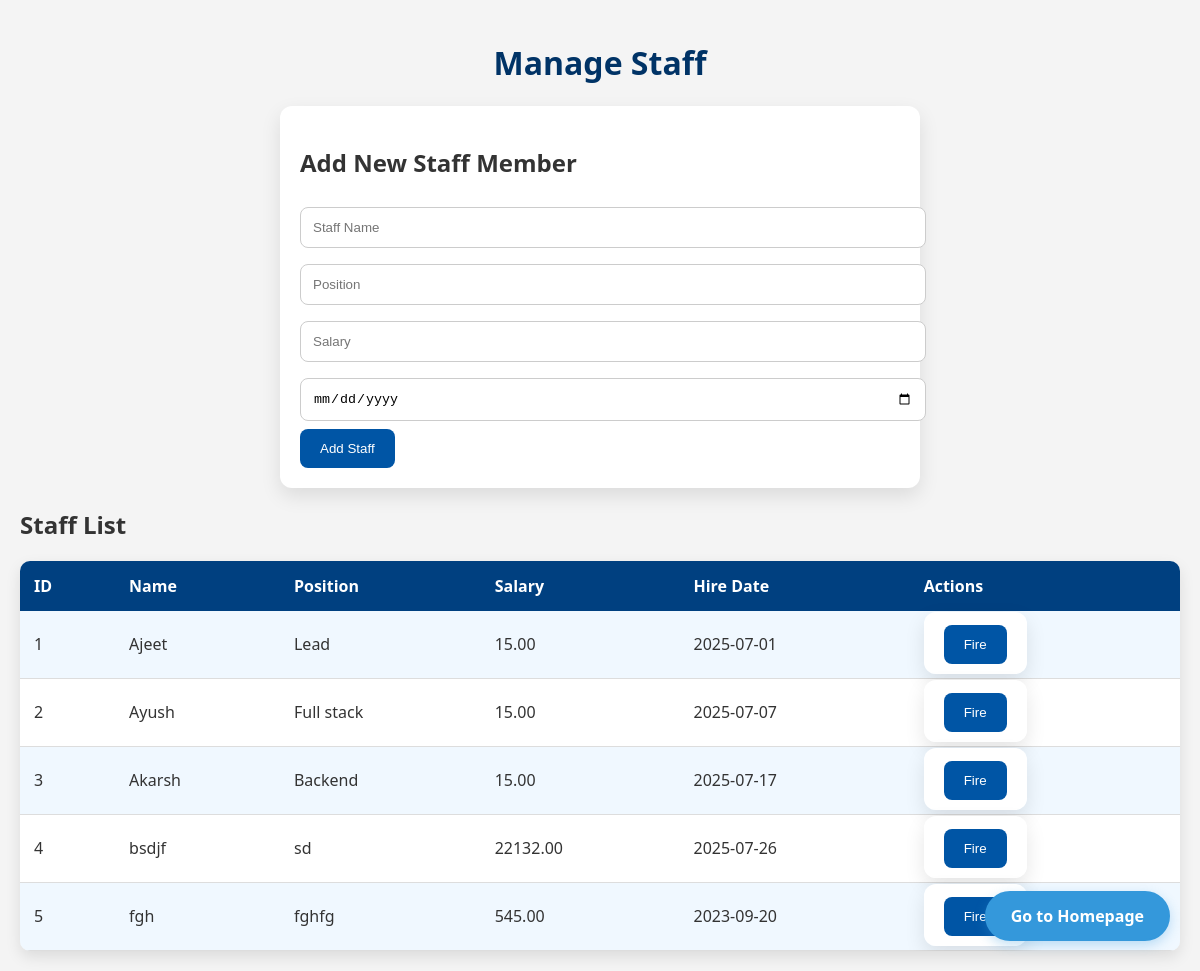
The page /Staff/staff.php on the database its author committed.
### tables this page shows
CREATE TABLE `staff` (
  `id` int(11) NOT NULL,
  `name` varchar(255) NOT NULL,
  `position` varchar(100) NOT NULL,
  `salary` decimal(10,2) NOT NULL,
  `hire_date` date NOT NULL
);

### Staff/staff.php (the view, shortened to what this page needs)
<?php
$host = 'localhost';
$user = 'root';
$password = '';
$database = 'inventory_db';
$conn = new mysqli($host, $user, $password, $database);
$sql = "SELECT * FROM staff";
$result = $conn->query($sql);
?>
<!DOCTYPE html>
<html lang="en">
<head>
    <link rel="stylesheet" href="staff.css">
</head>
<body>
    <h1>Manage Staff</h1>
<div class="homepage-btn">
        <a href="../index.html" class="home-page-button">Go to Homepage</a>
    </div>
    <form method="post">
        <h2>Add New Staff Member</h2>
        <input type="text" name="name" placeholder="Staff Name" required>
        <input type="text" name="position" placeholder="Position" required>
        <input type="number" name="salary" placeholder="Salary" required>
        <input type="date" name="hire_date" required>
        <input type="submit" name="add_staff" value="Add Staff">
    </form>
    <h2>Staff List</h2>
    <table>
        <tr>
            <th>ID</th>
            <th>Name</th>
            <th>Position</th>
            <th>Salary</th>
            <th>Hire Date</th>
            <th>Actions</th>
        </tr>
        <?php if ($result->num_rows > 0): ?>
            <?php while ($row = $result->fetch_assoc()): ?>
                <tr>
                    <td><?php echo $row['id']; ?></td>
                    <td><?php echo $row['name']; ?></td>
                    <td><?php echo $row['position']; ?></td>
                    <td><?php echo $row['salary']; ?></td>
                    <td><?php echo $row['hire_date']; ?></td>
                    <td>
                        <form method="post" style="display:inline;">
                            <input type="submit" name="fire_staff" value="Fire" class="fire-button" onclick="return confirm('Are you sure you want to fire this staff member?');">
                        </form>
                    </td>
                </tr>
            <?php endwhile; ?>
        <?php else: ?>
            <tr>
                <td colspan="6">No staff members found.</td>
            </tr>
        <?php endif; ?>
    </table>
</body>
</html>

### Staff/staff.css (style rules this page uses)
body { font-family: "Segoe UI", Arial, sans-serif; background-color: #f4f4f4; margin: 0; padding: 20px; color: #333; }
h1 { color: #003366; text-align: center; }
table { width: 100%; border-collapse: separate; border-spacing: 0; margin-top: 20px; border-radius: 10px; overflow: hidden; box-shadow: 0 6px 15px rgba(0, 0, 0, 0.1); }
th { background-color: #004080; color: white; padding: 14px; text-align: left; font-weight: 600; }
td { padding: 14px; border-bottom: 1px solid #ddd; background-color: white; transition: background-color 0.3s; }
tbody tr:nth-child(even) td { background-color: #f0f8ff; }
form { margin-top: 20px; background-color: #ffffff; padding: 20px; border-radius: 12px; box-shadow: 0 8px 20px rgba(0,0,0,0.1); max-width: 600px; margin-left: auto; margin-right: auto; }
input[type="text"], input[type="number"], input[type="date"] { width: 100%; padding: 12px; margin: 8px 0; border: 1px solid #ccc; border-radius: 8px; transition: border-color 0.3s; }
input[type="submit"] { background-color: #0055a5; color: white; border: none; padding: 12px 20px; border-radius: 8px; cursor: pointer; transition: background-color 0.3s, transform 0.2s; }
.fire-button { background-color: #dc3545; color: white; border: none; padding: 12px 20px; border-radius: 8px; cursor: pointer; transition: background-color 0.3s, transform 0.2s; }
.homepage-btn { position: fixed; bottom: 30px; right: 30px; z-index: 100; }
.home-page-button { display: inline-block; padding: 12px 24px; background-color: #3498db; color: white; text-decoration: none; border-radius: 30px; font-weight: 600; font-size: 1rem; box-shadow: 0 4px 12px rgba(52, 152, 219, 0.3); transition: all 0.3s ease; border: 2px solid #3498db; }

### rows shown on the page
staff: id "1", name "Ajeet", position "Lead", salary "15.00", hire_date "2025-07-01"
staff: id "2", name "Ayush", position "Full stack", salary "15.00", hire_date "2025-07-07"
staff: id "3", name "Akarsh", position "Backend", salary "15.00", hire_date "2025-07-17"
staff: id "4", name "bsdjf", position "sd", salary "22132.00", hire_date "2025-07-26"
staff: id "5", name "fgh", position "fghfg", salary "545.00", hire_date "2023-09-20"
